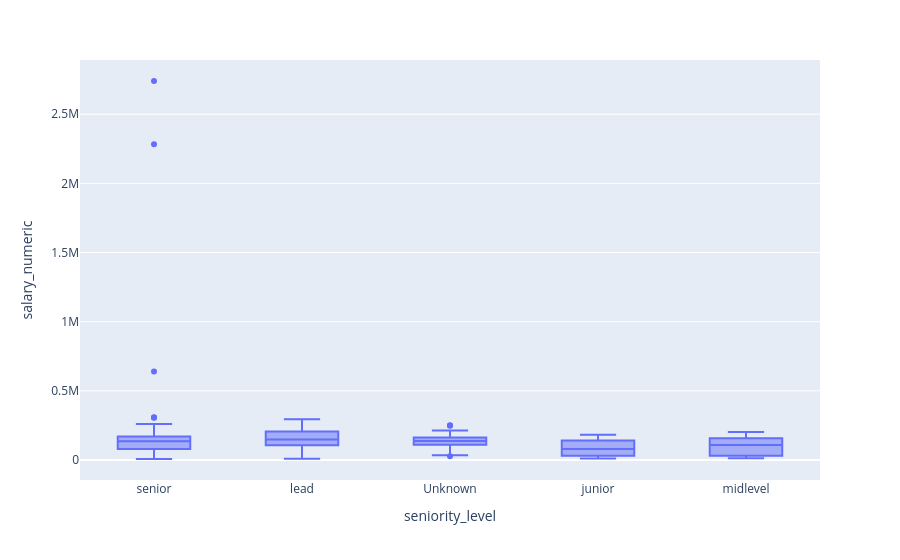

Notebook cell for this chart:
### Markdown cell above
## 4. Salary by Seniority ##

### Code cell
fig = px.box(
    df,
    x="seniority_level",
    y="salary_numeric"
)

fig.show()

fig.write_html(
    "../outputs/figures/seniority_level_distribution.html"
)

### Figure 1 — Plotly figure (JSON) as saved in the notebook; plotly's stock layout.template omitted (floating-point values rounded to 4 significant figures; data arrays with more than 128 entries replaced by an {"elided": "..."} marker saying what was removed)
{"data": [{"alignmentgroup": "True", "hovertemplate": "seniority_level=%{x}<br>salary_numeric=%{y}<extra></extra>", "legendgroup": "", "marker": {"color": "#636efa"}, "name": "", "notched": false, "offsetgroup": "", "orientation": "v", "showlegend": false, "type": "box", "x": {"elided": "944 str values"}, "x0": " ", "xaxis": "x", "y": {"elided": "944 float values"}, "y0": " ", "yaxis": "y"}], "layout": {"boxmode": "group", "legend": {"tracegroupgap": 0}, "margin": {"t": 60}, "xaxis": {"anchor": "y", "domain": [0, 1], "title": {"text": "seniority_level"}}, "yaxis": {"anchor": "x", "domain": [0, 1], "title": {"text": "salary_numeric"}}}}
